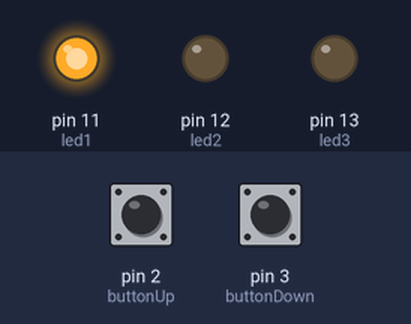
Simulated run of this sketch. Board: Arduino Uno, built with avr-gcc and run on an emulated ATmega328P. Shown: output pins drawn as LEDs (lit = HIGH). Dashed ring = blinking. The inputs (shaded band) are chosen by the test bench; at power-on: pin 2 (buttonUp) HIGH, pin 3 (buttonDown) HIGH.

Above: at 1.2 s.
1.3 s: pin 2 (buttonUp) pulled LOW for 3.2 s
At 5.7 s:
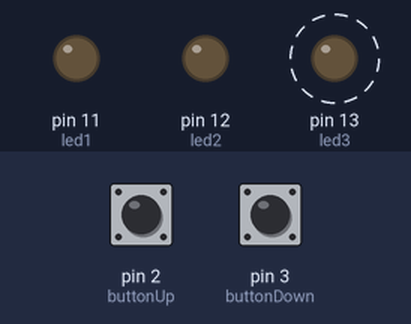
6.0 s: pin 2 (buttonUp) pulled LOW for 0.15 s
At 7.4 s:
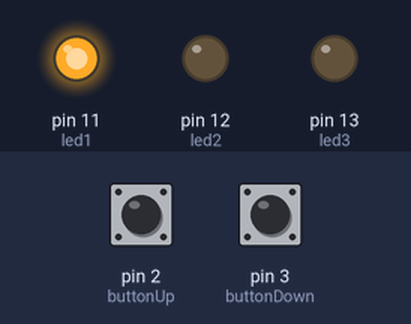
8.0 s: pin 2 (buttonUp) pulled LOW for 1 s
At 9.3 s:
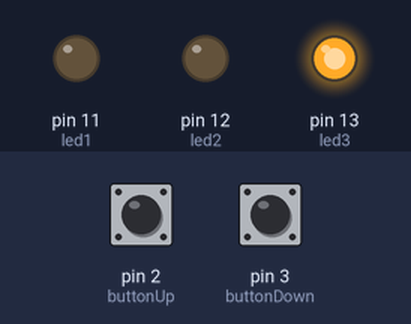
Timing chart, 0 to 11.0 s (numbered marks = the images above; inputs shaded):
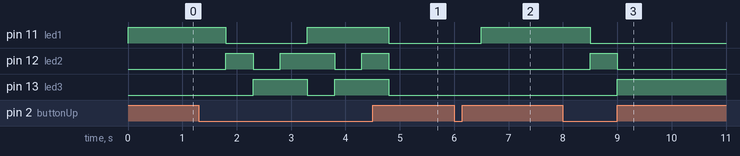

Measured:
- after the input at 1.3 s, pin 11 (led1): HIGH → LOW after 0.50 s, → HIGH 1.5 s later, → LOW 1.5 s later; pin 12 (led2): goes HIGH 0.50 s, LOW 0.50 s, HIGH 1.0 s, LOW 0.50 s, HIGH 0.50 s, then LOW, starting after 0.50 s; pin 13 (led3): alternates HIGH for 1.0 s and LOW for 0.50 s, starting after 1.0 s
- after the input at 6.0 s, pin 11 (led1): LOW → HIGH after 0.50 s
- after the input at 8.0 s, pin 11 (led1): HIGH → LOW after 0.50 s; pin 12 (led2): LOW → HIGH after 0.50 s, → LOW 0.50 s later; pin 13 (led3): LOW → HIGH after 1.0 s

The sketch:

progetto.ino
```cpp
/* In questo esempio mostreremo come selezionare
  il led da accendere con due pulsanti Up e Down */

// www.ProgettiArduino.com

// Definizione dei pin
int led1 = 11;
int led2 = 12;
int led3 = 13;

int buttonUp = 2;
int buttonDown = 3;

// Definizione delle variabili
int led = 1;  // led da accendere

void setup () {
  // Impostazione dei pin come uscite
  pinMode (led1, OUTPUT);
  pinMode (led2, OUTPUT);
  pinMode (led3, OUTPUT);
  // Impostazione dei pin come ingressi
  pinMode (buttonUp, INPUT);
  pinMode (buttonDown, INPUT);
  // Abilitazione delle resistenze di PullUp interne sugli ingressi
  digitalWrite (buttonUp, HIGH);
  digitalWrite (buttonDown, HIGH);
}

void loop () {

  if (digitalRead (buttonUp) == 0) {  //se il pulsante è premuto
    led++;       // Incrementa la variabile led
    if (led > 8) { // Se la variabile supera il valore 8
      led = 1;     // Riporta la variabile a 1
    }
    delay (500);   // Pausa per antirimbalzo
  }

  if (digitalRead (buttonDown) == 0) {  //se il pulsante è premuto
    led--;         // Decrementa la variabile led
    if (led < 1) { // Se la variabile è inferiore al valore 1
      led = 8;     // Riporta la variabile a 3
    }
    delay (500);   // Pausa per antirimbalzo
  }

  if (led == 1) {
    digitalWrite (led1, HIGH);   // Accendi il led1
    digitalWrite (led2, LOW);    // Spegni il led2
    digitalWrite (led3, LOW);    // Spegni il led3
  }

  if (led == 2) {
    digitalWrite (led1, LOW);    // Spegni il led1
    digitalWrite (led2, HIGH);   // Accendi il led2
    digitalWrite (led3, LOW);    // Spegni il led3
  }

  if (led == 3) {
    digitalWrite (led1, LOW);    // Spegni il led1
    digitalWrite (led2, LOW);    // Spegni il led2
    digitalWrite (led3, HIGH);   // Accendi il led3
  }
  if (led == 4) {
    digitalWrite (led1, LOW);    // Spegni il led1
    digitalWrite (led2, HIGH);    // Spegni il led2
    digitalWrite (led3, HIGH);   // Accendi il led3
  }
  if (led == 5) {
    digitalWrite (led1, HIGH);    // Spegni il led1
    digitalWrite (led2, HIGH);    // Spegni il led2
    digitalWrite (led3, LOW);   // Accendi il led3
  }
  if (led == 6) {
    digitalWrite (led1, HIGH);    // Spegni il led1
    digitalWrite (led2, LOW);    // Spegni il led2
    digitalWrite (led3, HIGH);   // Accendi il led3
  }
  if (led == 7) {
    digitalWrite (led1, HIGH);    // Spegni il led1
    digitalWrite (led2, HIGH);    // Spegni il led2
    digitalWrite (led3, HIGH);   // Accendi il led3
  }
  if (led == 8) {
    digitalWrite (led1, LOW);    // Spegni il led1
    digitalWrite (led2, LOW);    // Spegni il led2
    digitalWrite (led3, LOW);   // Accendi il led3
  }
}
```
